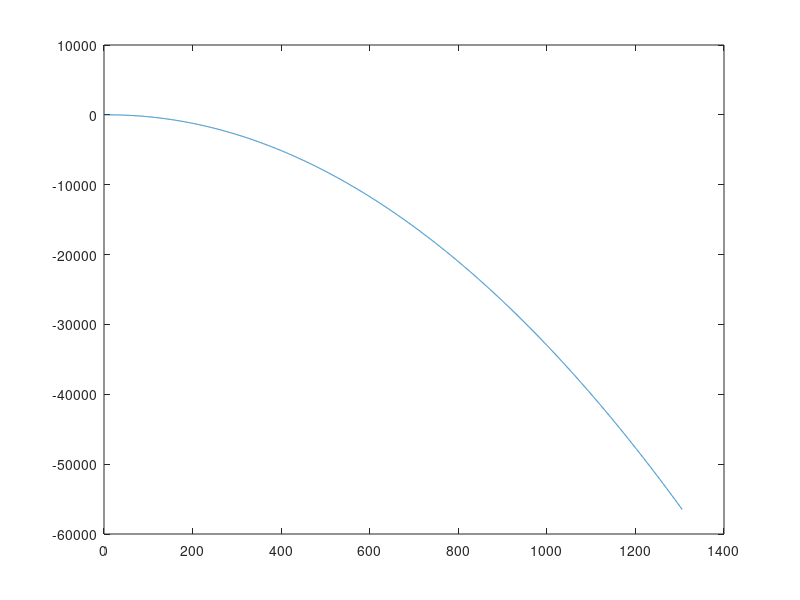

Reproduce this figure in MATLAB.
clear;
h=1e-2;
N=10000;
x(1)=0;
y(1)=0;
u(1)=15*cos(pi/6);
v(1)=15*sin(pi/6);
t(1)=0;
g=9.8;

f=@(t,x) 0;
r=@(t,u) u;
p=@(t,y) -g;
q=@(t,v) v;

i=1;
while i<N
  k1=f(t(i),x(i));
  k2=f(t(i)+h/2,x(i)+h*k1/2);
  k3=f(t(i)+h/2,x(i)+h*k2/2);
  k4=f(t(i)+h,x(i)+k3);
  u(i+1)=u(i)+(h/6)*(k1+2*k2+2*k3+k4);
  
  k11=r(t(i),u(i));
  k22=r(t(i)+h/2,u(i)+h*k11/2); 
  k33=r(t(i)+h/2,u(i)+h*k22/2); 
  k44=r(t(i)+h,u(i)+h*k33);
  x(i+1)=x(i)+(h/6)*(k11+2*k22+2*k33+k44);
  
  l1=p(t(i),y(i));  
  l2=p(t(i)+h/2,y(i)+h*l1/2);  
  l3=p(t(i)+h/2,y(i)+h*l2/2);  
  l4=p(t(i)+h,y(i)+l3);
  v(i+1)=v(i)+(h/6)*(l1+2*l2+2*l3+l4);
  
  l11=q(t(i),v(i));
  l22=q(t(i)+h/2,v(i)+h*l11/2);
  l33=q(t(i)+h/2,v(i)+h*l22/2);
  l44=q(t(i)+h,v(i)+l33);
  y(i+1)=y(i)+(h/6)*(l11+2*l22+2*l33+l44);
  
  t(i+1)=t(i)+h;
  i++;
end

plot(x,y);